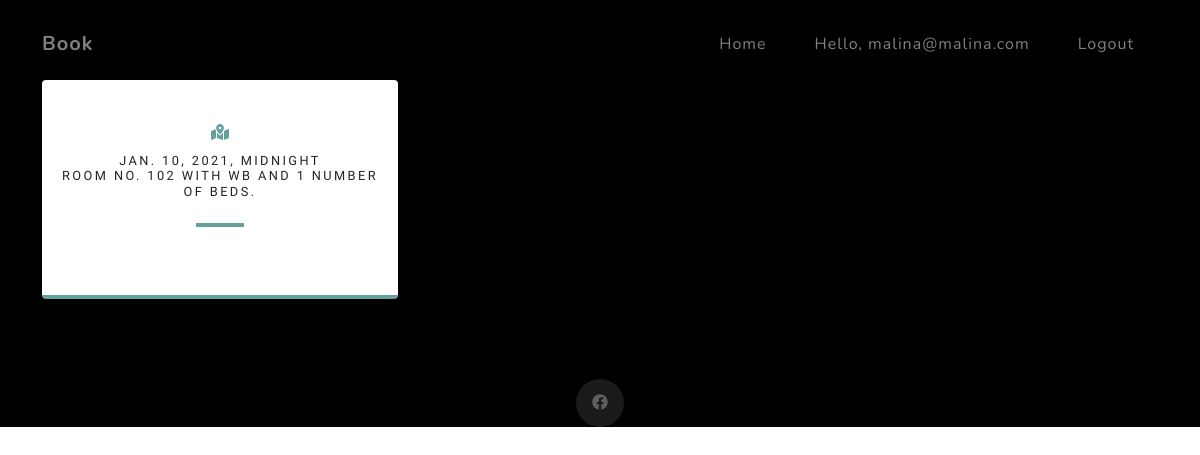
Screenshot of /reservation_history/ (signed in) with the database file from the repository.
### innapp/models.py (models this page shows, shortened)
class Book(models.Model):
    client = models.ForeignKey(settings.AUTH_USER_MODEL, on_delete=models.CASCADE)
    room = models.ForeignKey(Room, on_delete=models.CASCADE)
    check_in = models.DateTimeField()
    check_out = models.DateTimeField()
    number_of_rooms = models.IntegerField(default=0)

class Room(models.Model):
    ROOM_CATEGORIES = ( ('WB', 'bathroom'), ('NB', 'nbathroom'))
    number = models.IntegerField(default=0)
    category = models.CharField(max_length=5, choices=ROOM_CATEGORIES)
    beds = models.IntegerField(default=0)
    capacity = models.IntegerField(default=0)
    def __str__(self):
        return 'Room No. {} with {} and {} number of beds.'.format(self.number, self.category, self.beds)

### innapp/views.py (the view)
# urls.py: path('reservation_history/', index, name='reservation_history'),
def index(request):
    book = Book.objects.filter(client=request.user)
    books = {
        "book": book
    }
    context = {"book": book}
    return render(request, 'reservation_history.html', context = context)

### innapp/templates/reservation_history.html (shortened to what this page needs)
{%load static%}
<!DOCTYPE html>
  <html lang="en">
    <head>
        <link href="{% static 'pages/css/styles.css'%}" rel="stylesheet" />
    </head>
    <body id="page-top">
        <nav class="navbar navbar-expand-lg navbar-light fixed-top" id="mainNav">
            <div class="container">
                <a class="navbar-brand js-scroll-trigger" href="/book">Book</a>
                <div class="collapse navbar-collapse" id="navbarResponsive">
                    <ul class="navbar-nav ml-auto">
                        <li class="nav-item"><a class="nav-link js-scroll-trigger" href="/">Home</a></li>
                        {% if user.is_authenticated %}
                        <li class="nav-item"><a class="nav-link js-scroll-trigger" href="{% url 'profile' user.id %}">Hello, {{ user.username }}</a></li>
                        <li class="nav-item"><a class="nav-link js-scroll-trigger" href="/logout">Logout</a></li>
                        {% else %}
                            <li class="nav-item"><a class="nav-link js-scroll-trigger" href="/login">Login</a></li>
                        {% endif %}
                    </ul>
                </div>
            </div>
        </nav>
    <section class="contact-section bg-black" id ="signup">
      <div class="container">
          <div class="row">
            {% for h in book %}
              <div class="col-md-4 mb-3 mb-md-0">
                  <div class="card py-4 h-100">
                      <div class="card-body text-center">
                          <i class="fas fa-map-marked-alt text-primary mb-2"></i>
                          <h4 class="text-uppercase m-0">{{h.check_in}} </h4>
                          <h4 class="text-uppercase m-0">{{h.room}}  </h4>
                          <hr class="my-4" />
                      </div>
                  </div>
              </div>
              {% endfor %}
          </div>
          <div class="social d-flex justify-content-center">
              <a class="mx-2" href="https://www.facebook.com/pensiuneacasageorgiana"><i class="fab fa-facebook"></i></a>
          </div>
      </div>
  </section>
 </body>
</html>

### rows the page displays
Book: check_in "JAN. 10, 2021, MIDNIGHT", room "ROOM NO. 102 WITH WB AND 1 NUMBER OF BEDS."

### other values shown
{{ user.username }} "malina@malina.com"
